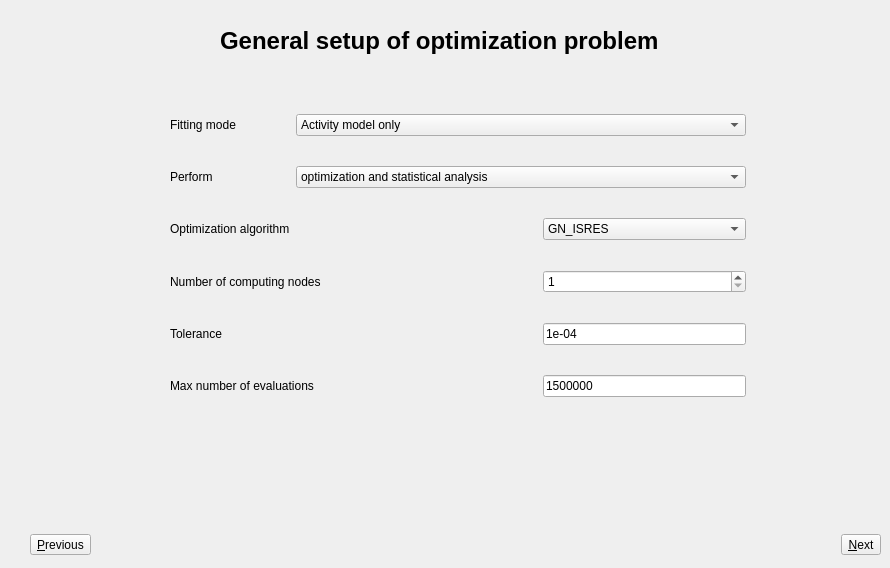
    <widget class="QWidget" name="subwindow_optimization">
     <property name="windowTitle">
      <string>Optimization parameters</string>
     </property>
     <widget class="QLabel" name="label_163">
      <property name="geometry">
       <rect>
        <x>220</x>
        <y>20</y>
        <width>461</width>
        <height>41</height>
       </rect>
      </property>
      <property name="font">
       <font>
        <pointsize>18</pointsize>
        <weight>75</weight>
        <bold>true</bold>
       </font>
      </property>
      <property name="text">
       <string>General setup of optimization problem</string>
      </property>
     </widget>
     <widget class="QWidget" name="layoutWidget_11">
      <property name="geometry">
       <rect>
        <x>170</x>
        <y>90</y>
        <width>576</width>
        <height>331</height>
       </rect>
      </property>
      <layout class="QGridLayout" name="layoutName_optimization1">
       <item row="0" column="0">
        <widget class="QLabel" name="label_9">
         <property name="text">
          <string>Fitting mode</string>
         </property>
        </widget>
       </item>
       <item row="0" column="1" colspan="4">
        <widget class="QComboBox" name="comboBox_fitmode">
         <item>
          <property name="text">
           <string>Activity model only</string>
          </property>
         </item>
         <item>
          <property name="text">
           <string>Full chemical equilibrium computation</string>
          </property>
         </item>
        </widget>
       </item>
       <item row="1" column="0">
        <widget class="QLabel" name="label_16">
         <property name="text">
          <string>Perform </string>
         </property>
        </widget>
       </item>
       <item row="1" column="1" colspan="4">
        <widget class="QComboBox" name="comboBox_perform">
         <item>
          <property name="text">
           <string>optimization and statistical analysis</string>
          </property>
         </item>
         <item>
          <property name="text">
           <string>only optimization with basic statistics</string>
          </property>
         </item>
         <item>
          <property name="text">
           <string>only statistics (not implemented yet)</string>
          </property>
         </item>
        </widget>
       </item>
       <item row="2" column="0">
        <widget class="QLabel" name="label_10">
         <property name="text">
          <string>Optimization algorithm</string>
         </property>
        </widget>
       </item>
       <item row="2" column="1" colspan="3">
        <spacer name="horizontalSpacer_3">
         <property name="orientation">
          <enum>Qt::Horizontal</enum>
         </property>
         <property name="sizeHint" stdset="0">
          <size>
           <width>138</width>
           <height>20</height>
          </size>
         </property>
        </spacer>
       </item>
       <item row="2" column="4">
        <widget class="QComboBox" name="comboBox_algo">
         <item>
          <property name="text">
           <string>GN_ISRES</string>
          </property>
         </item>
         <item>
          <property name="text">
           <string>LN_BOBYQA</string>
          </property>
         </item>
         <item>
          <property name="text">
           <string>LN_COBYLA</string>
          </property>
         </item>
        </widget>
       </item>
       <item row="3" column="0" colspan="2">
        <widget class="QLabel" name="label_11">
         <property name="text">
          <string>Number of computing nodes</string>
         </property>
        </widget>
       </item>
       <item row="3" column="2" colspan="2">
        <spacer name="horizontalSpacer_4">
         <property name="orientation">
          <enum>Qt::Horizontal</enum>
         </property>
         <property name="sizeHint" stdset="0">
          <size>
           <width>118</width>
           <height>20</height>
          </size>
         </property>
        </spacer>
       </item>
       <item row="3" column="4">
        <widget class="QSpinBox" name="spinBox_nodes">
         <property name="minimum">
          <number>1</number>
         </property>
         <property name="maximum">
          <number>120</number>
         </property>
         <property name="singleStep">
          <number>1</number>
         </property>
        </widget>
       </item>
       <item row="4" column="0" colspan="3">
        <widget class="QLabel" name="label_14">
         <property name="text">
          <string>Tolerance</string>
         </property>
        </widget>
       </item>
       <item row="4" column="3">
        <spacer name="horizontalSpacer">
         <property name="orientation">
          <enum>Qt::Horizontal</enum>
         </property>
         <property name="sizeHint" stdset="0">
          <size>
           <width>108</width>
           <height>20</height>
          </size>
         </property>
        </spacer>
       </item>
       <item row="4" column="4">
        <widget class="QLineEdit" name="lineEdit_tol">
         <property name="text">
          <string>1e-04</string>
         </property>
        </widget>
       </item>
       <item row="5" column="0" colspan="3">
        <widget class="QLabel" name="label_15">
         <property name="text">
          <string>Max number of evaluations</string>
         </property>
        </widget>
       </item>
       <item row="5" column="3">
        <spacer name="horizontalSpacer_2">
         <property name="orientation">
          <enum>Qt::Horizontal</enum>
         </property>
         <property name="sizeHint" stdset="0">
          <size>
           <width>98</width>
           <height>20</height>
          </size>
         </property>
        </spacer>
       </item>
       <item row="5" column="4">
        <widget class="QLineEdit" name="lineEdit_neval">
         <property name="text">
          <string>1500000</string>
         </property>
        </widget>
       </item>
      </layout>
     </widget>
     <widget class="QWidget" name="layoutWidget_18">
      <property name="geometry">
       <rect>
        <x>30</x>
        <y>530</y>
        <width>851</width>
        <height>29</height>
       </rect>
      </property>
      <layout class="QHBoxLayout" name="horizontalLayout_9">
       <item>
        <widget class="QToolButton" name="toolButton_previous3">
         <property name="text">
          <string>&amp;Previous</string>
         </property>
        </widget>
       </item>
       <item>
        <spacer name="horizontalSpacer_13">
         <property name="orientation">
          <enum>Qt::Horizontal</enum>
         </property>
         <property name="sizeHint" stdset="0">
          <size>
           <width>648</width>
           <height>20</height>
          </size>
         </property>
        </spacer>
       </item>
       <item>
        <widget class="QToolButton" name="toolButton_next3">
         <property name="text">
          <string>&amp;Next</string>
         </property>
        </widget>
       </item>
      </layout>
     </widget>
    </widget>
